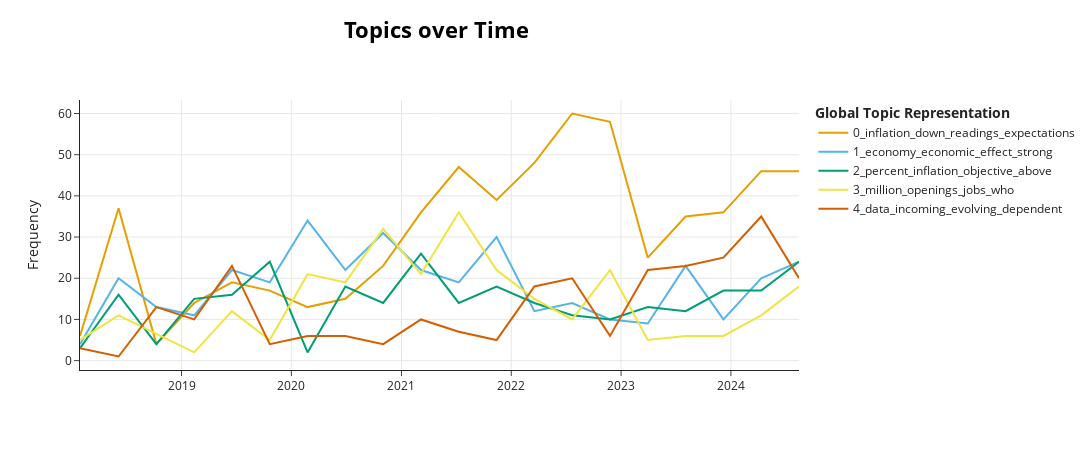

The cell this chart's notebook holds for it:
### Code cell
topics_over_time = topic_model.topics_over_time(docs, timestamps, nr_bins=20)
topic_model.visualize_topics_over_time(topics_over_time, top_n_topics=5)

### Figure 1 — Plotly figure (JSON) as saved in the notebook; plotly's stock layout.template omitted (floating-point values rounded to 4 significant figures)
{"data": [{"hoverinfo": "text", "hovertext": ["<b>Topic 0</b><br>Words: spring, cusp, tolerating, readings, firmer", "<b>Topic 0</b><br>Words: inflation, expectations, low, down, value", "<b>Topic 0</b><br>Words: doesn, reactive, inflation, much, amount", "<b>Topic 0</b><br>Words: inflation, target, harder, ways, move", "<b>Topic 0</b><br>Words: inflation, low, definitive, expectations, wrong", "<b>Topic 0</b><br>Words: inflation, down, expectations, readings, move", "<b>Topic 0</b><br>Words: inflation, deflation, expectations, move, curious", "<b>Topic 0</b><br>Words: inflation, intuitive, pressures, disinflationary, against", "<b>Topic 0</b><br>Words: inflation, upon, dynamics, persistence, couple", "<b>Topic 0</b><br>Words: inflation, move, expectations, up, readings", "<b>Topic 0</b><br>Words: inflation, expectations, down, up, upon", "<b>Topic 0</b><br>Words: inflation, down, higher, come, expectation", "<b>Topic 0</b><br>Words: inflation, down, expectations, see, readings", "<b>Topic 0</b><br>Words: inflation, down, coming, expectations, readings", "<b>Topic 0</b><br>Words: inflation, down, coming, goods, readings", "<b>Topic 0</b><br>Words: inflation, down, you, know, last", "<b>Topic 0</b><br>Words: inflation, readings, down, expectations, coming", "<b>Topic 0</b><br>Words: inflation, readings, down, goods, sometimes", "<b>Topic 0</b><br>Words: inflation, readings, data, down, last", "<b>Topic 0</b><br>Words: inflation, readings, down, expectations, sideways"], "marker": {"color": "#E69F00"}, "mode": "lines", "name": "0_inflation_down_readings_expectations", "type": "scatter", "x": ["2018-01-28T11:41:16.800000", "2018-06-05T15:36:00", "2018-10-09T07:12:00", "2019-02-11T22:48:00", "2019-06-17T14:24:00", "2019-10-21T06:00:00", "2020-02-23T21:36:00", "2020-06-28T13:12:00", "2020-11-01T04:48:00", "2021-03-06T20:24:00", "2021-07-10T12:00:00", "2021-11-13T03:36:00", "2022-03-18T19:12:00", "2022-07-22T10:48:00", "2022-11-25T02:24:00", "2023-03-30T18:00:00", "2023-08-03T09:36:00", "2023-12-07T01:12:00", "2024-04-10T16:48:00", "2024-08-14T08:24:00"], "y": [6, 37, 4, 14, 19, 17, 13, 15, 23, 36, 47, 39, 48, 60, 58, 25, 35, 36, 46, 46]}, {"hoverinfo": "text", "hovertext": ["<b>Topic 1</b><br>Words: healthier, recovering, hand, economy, surprise", "<b>Topic 1</b><br>Words: economy, hotter, gets, good, very", "<b>Topic 1</b><br>Words: economy, models, abstract, underpins, effect", "<b>Topic 1</b><br>Words: economy, tailwind, fundamentals, tougher, global", "<b>Topic 1</b><br>Words: economy, performed, reasonably, looking, kept", "<b>Topic 1</b><br>Words: economy, economies, right, support, different", "<b>Topic 1</b><br>Words: economy, economic, negative, damage, very", "<b>Topic 1</b><br>Words: economy, parts, area, very, support", "<b>Topic 1</b><br>Words: economy, support, performing, expectation, providing", "<b>Topic 1</b><br>Words: economy, different, outcomes, flexible, damage", "<b>Topic 1</b><br>Words: economy, economies, policymakingtaking, effect, stronger", "<b>Topic 1</b><br>Words: economy, should, effect, strong, thing", "<b>Topic 1</b><br>Words: economy, significance, readings, performing, reacting", "<b>Topic 1</b><br>Words: economy, spillovers, tabs, economies, effect", "<b>Topic 1</b><br>Words: economy, activity, difficult, country, easily", "<b>Topic 1</b><br>Words: restrain, economy, impact, restraining, minimum", "<b>Topic 1</b><br>Words: economy, stronger, effects, affect, models", "<b>Topic 1</b><br>Words: economy, happening, directions, other, right", "<b>Topic 1</b><br>Words: economy, economies, tell, know, right", "<b>Topic 1</b><br>Words: economy, feeling, good, place, how"], "marker": {"color": "#56B4E9"}, "mode": "lines", "name": "1_economy_economic_effect_strong", "type": "scatter", "x": ["2018-01-28T11:41:16.800000", "2018-06-05T15:36:00", "2018-10-09T07:12:00", "2019-02-11T22:48:00", "2019-06-17T14:24:00", "2019-10-21T06:00:00", "2020-02-23T21:36:00", "2020-06-28T13:12:00", "2020-11-01T04:48:00", "2021-03-06T20:24:00", "2021-07-10T12:00:00", "2021-11-13T03:36:00", "2022-03-18T19:12:00", "2022-07-22T10:48:00", "2022-11-25T02:24:00", "2023-03-30T18:00:00", "2023-08-03T09:36:00", "2023-12-07T01:12:00", "2024-04-10T16:48:00", "2024-08-14T08:24:00"], "y": [4, 20, 13, 11, 22, 19, 34, 22, 31, 22, 19, 30, 12, 14, 10, 9, 23, 10, 20, 24]}, {"hoverinfo": "text", "hovertext": ["<b>Topic 2</b><br>Words: expressed, percent, run, indeed, anchored", "<b>Topic 2</b><br>Words: percent, above, objective, inflation, below", "<b>Topic 2</b><br>Words: percent, involves, equally, meaning, near", "<b>Topic 2</b><br>Words: percent, below, inflation, persistently, objective", "<b>Topic 2</b><br>Words: objective, percent, symmetric, inflation, running", "<b>Topic 2</b><br>Words: percent, symmetric, below, inflation, objective", "<b>Topic 2</b><br>Words: maintaining, symmetric, fallen, result, strongly", "<b>Topic 2</b><br>Words: percent, averages, achieve, inflation, time", "<b>Topic 2</b><br>Words: percent, moderately, inflation, below, persistently", "<b>Topic 2</b><br>Words: percent, inflation, above, expectations, anchored", "<b>Topic 2</b><br>Words: percent, above, inflation, objective, running", "<b>Topic 2</b><br>Words: percent, inflation, above, goal, back", "<b>Topic 2</b><br>Words: percent, inflation, bring, goal, getting", "<b>Topic 2</b><br>Words: percent, inflation, back, down, run", "<b>Topic 2</b><br>Words: percent, bring, down, costs, inflation", "<b>Topic 2</b><br>Words: percent, inflation, getting, down, back", "<b>Topic 2</b><br>Words: percent, sustainably, down, inflation, back", "<b>Topic 2</b><br>Words: percent, sustainably, confidence, inflation, down", "<b>Topic 2</b><br>Words: percent, confidence, inflation, sustainably, moving", "<b>Topic 2</b><br>Words: percent, inflation, confidence, objective, down"], "marker": {"color": "#009E73"}, "mode": "lines", "name": "2_percent_inflation_objective_above", "type": "scatter", "x": ["2018-01-28T11:41:16.800000", "2018-06-05T15:36:00", "2018-10-09T07:12:00", "2019-02-11T22:48:00", "2019-06-17T14:24:00", "2019-10-21T06:00:00", "2020-02-23T21:36:00", "2020-06-28T13:12:00", "2020-11-01T04:48:00", "2021-03-06T20:24:00", "2021-07-10T12:00:00", "2021-11-13T03:36:00", "2022-03-18T19:12:00", "2022-07-22T10:48:00", "2022-11-25T02:24:00", "2023-03-30T18:00:00", "2023-08-03T09:36:00", "2023-12-07T01:12:00", "2024-04-10T16:48:00", "2024-08-14T08:24:00"], "y": [3, 16, 4, 15, 16, 24, 2, 18, 14, 26, 14, 18, 14, 11, 10, 13, 12, 17, 17, 24]}, {"hoverinfo": "text", "hovertext": ["<b>Topic 3</b><br>Words: job, counted, reporting, unemployed, employers", "<b>Topic 3</b><br>Words: jobs, who, people, fill, find", "<b>Topic 3</b><br>Words: dewitt, train, town, training, employers", "<b>Topic 3</b><br>Words: struggled, who, workforce, jobs, stay", "<b>Topic 3</b><br>Words: struggled, who, work, finding, live", "<b>Topic 3</b><br>Words: million, jobs, lost, who, people", "<b>Topic 3</b><br>Words: million, who, jobs, work, 22", "<b>Topic 3</b><br>Words: million, jobs, gaps, work, lost", "<b>Topic 3</b><br>Words: who, jobs, million, people, find", "<b>Topic 3</b><br>Words: pandemic, jobs, million, who, openings", "<b>Topic 3</b><br>Words: openings, job, unemployed, caregiving, pandemic", "<b>Topic 3</b><br>Words: openings, vacancies, million, unemployed, job", "<b>Topic 3</b><br>Words: openings, vacancies, job, unemployed, quits", "<b>Topic 3</b><br>Words: openings, million, pandemic, shortfall, job", "<b>Topic 3</b><br>Words: openings, job, still, establishment, unemployed", "<b>Topic 3</b><br>Words: openings, pandemic, job, pre, 3surveys", "<b>Topic 3</b><br>Words: openings, job, quits, easy, workers", "<b>Topic 3</b><br>Words: openings, workers, job, plentiful, who", "<b>Topic 3</b><br>Words: openings, unemployed, job, hiring, million"], "marker": {"color": "#F0E442"}, "mode": "lines", "name": "3_million_openings_jobs_who", "type": "scatter", "x": ["2018-01-28T11:41:16.800000", "2018-06-05T15:36:00", "2019-02-11T22:48:00", "2019-06-17T14:24:00", "2019-10-21T06:00:00", "2020-02-23T21:36:00", "2020-06-28T13:12:00", "2020-11-01T04:48:00", "2021-03-06T20:24:00", "2021-07-10T12:00:00", "2021-11-13T03:36:00", "2022-03-18T19:12:00", "2022-07-22T10:48:00", "2022-11-25T02:24:00", "2023-03-30T18:00:00", "2023-08-03T09:36:00", "2023-12-07T01:12:00", "2024-04-10T16:48:00", "2024-08-14T08:24:00"], "y": [5, 11, 2, 12, 5, 21, 19, 32, 21, 36, 22, 15, 10, 22, 5, 6, 6, 11, 18]}, {"hoverinfo": "text", "hovertext": ["<b>Topic 4</b><br>Words: iif, commonly, presentations, empirical, data", "<b>Topic 4</b><br>Words: models, look, question, this, all", "<b>Topic 4</b><br>Words: data, incoming, dependent, going, entirely", "<b>Topic 4</b><br>Words: data, direction, either, sending, suggests", "<b>Topic 4</b><br>Words: data, dependent, evolving, incoming, depend", "<b>Topic 4</b><br>Words: data, themes, minds, official, statistics", "<b>Topic 4</b><br>Words: data, miscoded, overreact, conclusions, showing", "<b>Topic 4</b><br>Words: data, frequency, nonstandard, lockdown, honestly", "<b>Topic 4</b><br>Words: data, bounceback, frequency, showed, careful", "<b>Topic 4</b><br>Words: data, see, empirical, empirically, going", "<b>Topic 4</b><br>Words: data, incoming, evolving, workstream, timing", "<b>Topic 4</b><br>Words: data, evolving, incoming, transparently, clearly", "<b>Topic 4</b><br>Words: data, incoming, dependent, evolving, going", "<b>Topic 4</b><br>Words: data, incoming, evolving, models, outlook", "<b>Topic 4</b><br>Words: data, dependent, linear, seps, empirically", "<b>Topic 4</b><br>Words: data, dependent, incoming, replicated, going", "<b>Topic 4</b><br>Words: data, totality, incoming, evolving, outlook", "<b>Topic 4</b><br>Words: data, totality, incoming, going, evolving", "<b>Topic 4</b><br>Words: data, totality, dependent, going, depend", "<b>Topic 4</b><br>Words: data, incoming, evolving, meeting, going"], "marker": {"color": "#D55E00"}, "mode": "lines", "name": "4_data_incoming_evolving_dependent", "type": "scatter", "x": ["2018-01-28T11:41:16.800000", "2018-06-05T15:36:00", "2018-10-09T07:12:00", "2019-02-11T22:48:00", "2019-06-17T14:24:00", "2019-10-21T06:00:00", "2020-02-23T21:36:00", "2020-06-28T13:12:00", "2020-11-01T04:48:00", "2021-03-06T20:24:00", "2021-07-10T12:00:00", "2021-11-13T03:36:00", "2022-03-18T19:12:00", "2022-07-22T10:48:00", "2022-11-25T02:24:00", "2023-03-30T18:00:00", "2023-08-03T09:36:00", "2023-12-07T01:12:00", "2024-04-10T16:48:00", "2024-08-14T08:24:00"], "y": [3, 1, 13, 10, 23, 4, 6, 6, 4, 10, 7, 5, 18, 20, 6, 22, 23, 25, 35, 20]}], "layout": {"height": 450, "hoverlabel": {"bgcolor": "white", "font": {"family": "Rockwell", "size": 16}}, "legend": {"title": {"text": "<b>Global Topic Representation"}}, "title": {"font": {"color": "Black", "size": 22}, "text": "<b>Topics over Time</b>", "x": 0.4, "xanchor": "center", "y": 0.95, "yanchor": "top"}, "width": 1250, "xaxis": {"showgrid": true}, "yaxis": {"showgrid": true, "title": {"text": "Frequency"}}}}
